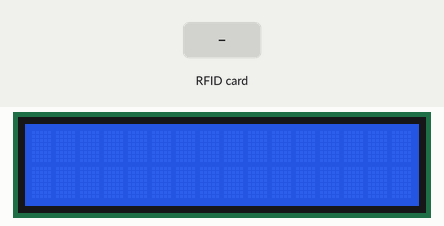
The sketch below on a simulated Arduino Uno, built for the host (arithmetic inside an expression is 32-bit, double 64-bit). Parts: 16×2 character LCD. The test bench sets the inputs (shaded band). WiFi joins after 1.5 s; servers stay silent unless stated; uploads are accepted with an empty reply; what the sketch prints to the serial monitor is not drawn.

Above: at 2.8 s.
2.9 s: RFID card 5E 7A 19 C4 held to the reader
At 4.4 s:
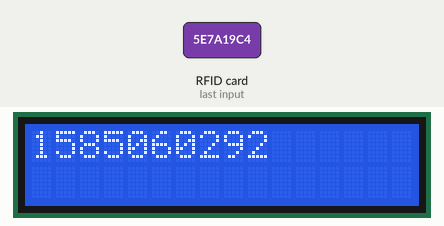
Timing chart, 0 to 5.9 s (numbered marks = the images above; inputs shaded):
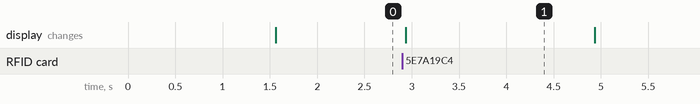

The sketch:

pay_example.ino
```cpp
/*
 * ----------------------------------------------------------------------------
 * This is a MFRC522 library example; see https://github.com/miguelbalboa/rfid
 * for further details and other examples.
 *
 * NOTE: The library file MFRC522.h has a lot of useful info. Please read it.
 *
 * Released into the public domain.
 * ----------------------------------------------------------------------------
 * Example sketch/program showing how to read data from a PICC (that is: a RFID
 * Tag or Card) using a MFRC522 based RFID Reader on the Arduino SPI interface.
 *
 * When the Arduino and the MFRC522 module are connected (see the pin layout
 * below), load this sketch into Arduino IDE then verify/compile and upload it.
 * To see the output: use Tools, Serial Monitor of the IDE (hit Ctrl+Shft+M).
 * When you present a PICC (that is: a RFID Tag or Card) at reading distance
 * of the MFRC522 Reader/PCD, the serial output will show the ID/UID, type and
 * any data blocks it can read. Note: you may see "Timeout in communication"
 * messages when removing the PICC from reading distance too early.
 *
 * If your reader supports it, this sketch/program will read all the PICCs
 * presented (that is: multiple tag reading). So if you stack two or more
 * PICCs on top of each other and present them to the reader, it will first
 * output all details of the first and then the next PICC. Note that this
 * may take some time as all data blocks are dumped, so keep the PICCs at
 * reading distance until complete.
 *
 * Typical pin layout used:
 * -----------------------------------------------------------------------------------------
 *             MFRC522      Arduino       Arduino   Arduino    Arduino          Arduino
 *             Reader/PCD   Uno           Mega      Nano v3    Leonardo/Micro   Pro Micro
 * Signal      Pin          Pin           Pin       Pin        Pin              Pin
 * -----------------------------------------------------------------------------------------
 * RST/Reset   RST          9             5         D9         RESET/ICSP-5     RST
 * SPI SS      SDA(SS)      10            53        D10        10               10
 * SPI MOSI    MOSI         11 / ICSP-4   51        D11        ICSP-4           16
 * SPI MISO    MISO         12 / ICSP-1   50        D12        ICSP-1           14
 * SPI SCK     SCK          13 / ICSP-3   52        D13        ICSP-3           15
 */

#include <SPI.h>
#include <MFRC522.h>
#include <Wire.h>
#include <LiquidCrystal_I2C.h>
#include <Ethernet.h>

#define RST_PIN    8  //
#define SS_PIN    9    //
unsigned long uidDec, uidDecTemp;
LiquidCrystal_I2C lcd(0x27,16,2);
MFRC522 mfrc522(SS_PIN, RST_PIN); // Create MFRC522 instance
byte mac[] = { 0x00, 0xAA, 0xBB, 0xCC, 0xDE, 0x01 };
EthernetClient client;
String data = "";
int count=6;
void setup() {
  Serial.begin(9600);   // Initialize serial communications with the PC
  while (!Serial);    // Do nothing if no serial port is opened (added for Arduinos based on ATMEGA32U4)
  SPI.begin();
  Ethernet.begin(mac);// Init SPI bus
  lcd.init();                      // Инициализация дисплея
  lcd.backlight();
  lcd.clear();
  lcd.setCursor(0,0);
  mfrc522.PCD_Init();   // Init MFRC522
  ShowReaderDetails();  // Show details of PCD - MFRC522 Card Reader details
  Serial.println(F("Scan PICC to see UID, type, and data blocks..."));


}

void loop() {
  // Look for new cards
 data = "product_id=3&user_card=";


  if ( ! mfrc522.PICC_IsNewCardPresent()) {
    return;
  }

  // Select one of the cards
  if ( ! mfrc522.PICC_ReadCardSerial()) {
    return;
  }

  // Dump debug info about the card; PICC_HaltA() is automatically called
  //mfrc522.PICC_DumpToSerial(&(mfrc522.uid));
 uidDec = 0;
  // Выдача серийного номера метки.
  for (byte i = 0; i < mfrc522.uid.size; i++)
  {
    uidDecTemp = mfrc522.uid.uidByte[i];
    uidDec = uidDec * 256 + uidDecTemp;
  }
  lcd.print(uidDec);
  Serial.println(uidDec);
  delay(2000);
  lcd.clear();
 data.concat(uidDec);

   if (client.connect("80.87.195.174",80))
  {
    client.println("POST /novros/payment_card.php HTTP/1.1");
    client.println("Host: 192.168.1.125");
    client.println("Content-Type: application/x-www-form-urlencoded");
    client.print("Content-Length: ");
    client.println(data.length());
    client.println();
    client.print(data);
  }

delay(1000);

while(client.connected())
{
   if(client.available())
   {
      String c = client.readString();
      String number = c.substring(c.length()-2,c.length());
        lcd.print(number);

    Serial.println(c);

   }
}
client.stop();
//delay(20000);
lcd.clear();
}

void ShowReaderDetails() {
  // Get the MFRC522 software version
  byte v = mfrc522.PCD_ReadRegister(mfrc522.VersionReg);
  Serial.print(F("MFRC522 Software Version: 0x"));
  Serial.print(v, HEX);
  if (v == 0x91)
    Serial.print(F(" = v1.0"));
  else if (v == 0x92)
    Serial.print(F(" = v2.0"));
  else
    Serial.print(F(" (unknown)"));
  Serial.println("");
  // When 0x00 or 0xFF is returned, communication probably failed
  if ((v == 0x00) || (v == 0xFF)) {
    Serial.println(F("WARNING: Communication failure, is the MFRC522 properly connected?"));
  }
}
```

Measured:
- after the input at 2.9 s, the display: changes at once (image 1)
- what the display in image 1 shows lasts 2.0 s, from 2.9 s to 4.9 s
